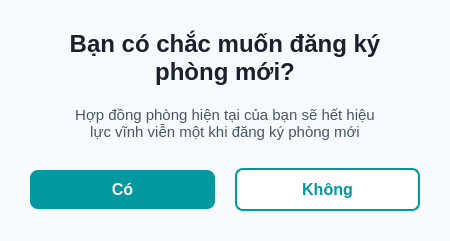
<?xml version="1.0" encoding="UTF-8"?>
<ui version="4.0">
 <class>DialogRegisterRoom</class>
 <widget class="QDialog" name="DialogRegisterRoom">
  <property name="geometry">
   <rect>
    <x>0</x>
    <y>0</y>
    <width>450</width>
    <height>220</height>
   </rect>
  </property>
  <property name="styleSheet">
   <string>
    QDialog { background-color: #f7fafc; border-radius: 12px; }
    QLabel#Title { font-size: 24px; font-weight: bold; color: #1a202c; }
    QLabel#SubText { font-size: 15px; color: #4a5568; }
    QPushButton#btnYes { background-color: #0298a0; color: white; font-weight: bold; font-size: 16px; border-radius: 8px; padding: 10px; }
    QPushButton#btnNo { background-color: white; color: #0298a0; font-weight: bold; font-size: 16px; border: 2px solid #0298a0; border-radius: 8px; padding: 10px; }
   </string>
  </property>
  <layout class="QVBoxLayout">
   <property name="margin"><number>30</number></property>
   <property name="spacing"><number>20</number></property>
   <item>
    <widget class="QLabel" name="Title">
     <property name="text"><string>Bạn có chắc muốn đăng ký
phòng mới?</string></property>
     <property name="alignment"><set>Qt::AlignCenter</set></property>
    </widget>
   </item>
   <item>
    <widget class="QLabel" name="SubText">
     <property name="text"><string>Hợp đồng phòng hiện tại của bạn sẽ hết hiệu
lực vĩnh viễn một khi đăng ký phòng mới</string></property>
     <property name="alignment"><set>Qt::AlignCenter</set></property>
    </widget>
   </item>
   <item><spacer><property name="orientation"><enum>Qt::Vertical</enum></property></spacer></item>
   <item>
    <layout class="QHBoxLayout">
     <property name="spacing"><number>20</number></property>
     <item>
      <widget class="QPushButton" name="btnYes">
       <property name="text"><string>Có</string></property>
       <property name="cursor"><cursorShape>PointingHandCursor</cursorShape></property>
      </widget>
     </item>
     <item>
      <widget class="QPushButton" name="btnNo">
       <property name="text"><string>Không</string></property>
       <property name="cursor"><cursorShape>PointingHandCursor</cursorShape></property>
      </widget>
     </item>
    </layout>
   </item>
  </layout>
 </widget>
</ui>
